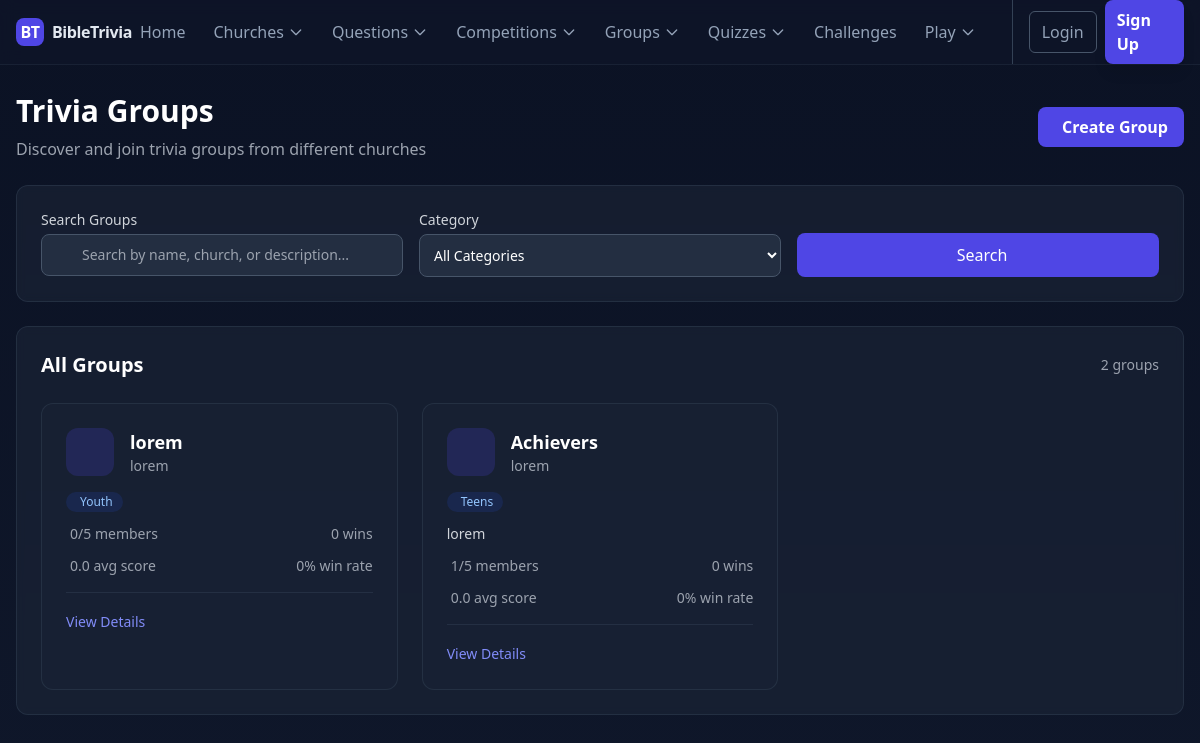
Page /groups/ on the earlier database version.
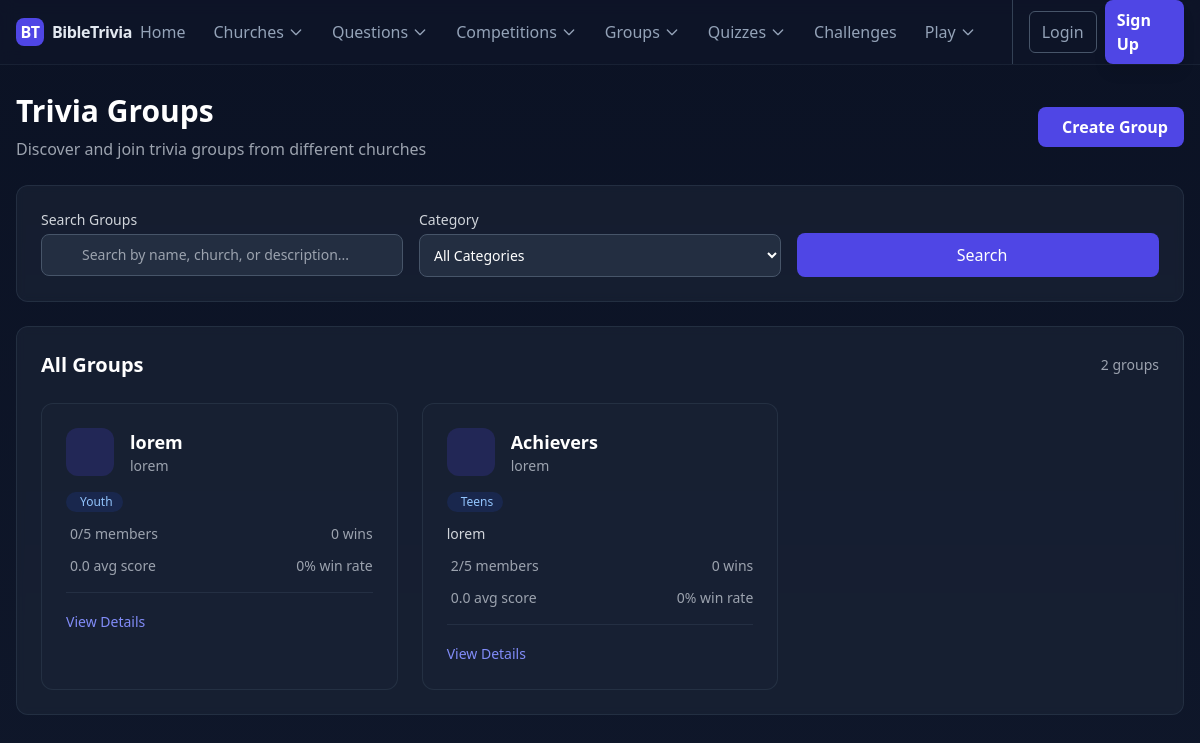
Same page on the later database version.
### home/models.py (models this page shows, shortened)
class TimeStampedModel(models.Model):
    created_at = models.DateTimeField(auto_now_add=True)
    updated_at = models.DateTimeField(auto_now=True)
    class Meta:
        abstract = True

class TriviaGroup(TimeStampedModel):
    category = [
        ('Adults', 'Adults'),
        ('Youth', 'Youth'),
        ('Children', 'Children'),
        ('Senior', 'Senior'),
        ('Junior', 'Junior'),
        ('Teens', 'Teens'),
    ]
    uuid = models.UUIDField(default=uuid.uuid4, unique=True, editable=False)
    name = models.CharField(max_length=255)
    slug = models.SlugField(max_length=255, unique=True, blank=True)
    category = models.CharField(max_length=20, choices=category)
    church = models.ForeignKey(
        Church,
        on_delete=models.CASCADE,
        related_name='trivia_groups'
    )
    description = models.TextField(blank=True, null=True)
    max_members = models.PositiveIntegerField(default=5)
    is_active = models.BooleanField(default=True)
    patron = models.ForeignKey(settings.AUTH_USER_MODEL, on_delete=models.CASCADE, related_name='patroned_groups')
    captain = models.ForeignKey(settings.AUTH_USER_MODEL, on_delete=models.CASCADE, related_name='captained_groups')
    members = models.ManyToManyField(settings.AUTH_USER_MODEL, related_name='trivia_groups')
    total_competitions = models.PositiveIntegerField(default=0)
    wins = models.PositiveIntegerField(default=0)
    total_points = models.PositiveIntegerField(default=0)
    average_score = models.DecimalField(max_digits=5, decimal_places=2, default=0.00)
    class Meta:
        ordering = ['church__name', 'name']
        unique_together = ['church', 'name']
        indexes = [
            models.Index(fields=["slug"]),
            models.Index(fields=["church", "is_active"]),
            models.Index(fields=["category"]),
        ]
        verbose_name = "Trivia Group"
        verbose_name_plural = "Trivia Groups"
    @property
    def win_rate(self):
        if self.total_competitions == 0:
            return 0
        return round((self.wins / self.total_competitions) * 100, 1)

class Church(TimeStampedModel):
    uuid = models.UUIDField(default=uuid.uuid4,unique=True, editable=False)
    name = models.CharField(max_length=255, unique=True)
    slug = models.SlugField(max_length=255, unique=True, blank=True)
    category = models.ForeignKey(
        ChurchCategory,
        on_delete=models.PROTECT,
        related_name='churches'
    )
    address = models.CharField(max_length=255, blank=True)
    city = models.CharField(max_length=100, blank=True)
    location = models.CharField(max_length=100, blank=True)
    country = models.CharField(max_length=100, default='Kenya')
    contact_email = models.EmailField(blank=True, null=True)
    phone_number = models.CharField(max_length=100, blank=True, null=True)
    website = models.URLField(blank=True, null=True)
    logo = models.ImageField(upload_to='church_logos/', blank=True, null=True)
    established_year = models.PositiveIntegerField(blank=True, null=True)
    manager = models.ForeignKey(
        settings.AUTH_USER_MODEL,
        on_delete=models.CASCADE,
        related_name='managed_churches',
        help_text='User who manages/created this church'
    )
    is_active = models.BooleanField(default=True)
    class Meta:
        ordering = ['name']
        indexes = [
            models.Index(fields=["slug"]),
            models.Index(fields=["is_active"]),
        ]

### home/views.py (the view)
# urls.py: path('groups/', TriviaGroupListView.as_view(), name='group_list'),
class TriviaGroupListView(ListView):
    model = TriviaGroup
    template_name = 'home/group_list.html'
    context_object_name = 'groups'
    paginate_by = 20
    def get_queryset(self):
        queryset = TriviaGroup.objects.filter(is_active=True).select_related('church', 'patron', 'captain')
        search_query = self.request.GET.get('search', '')
        if search_query:
            queryset = queryset.filter(
                Q(name__icontains=search_query) |
                Q(church__name__icontains=search_query) |
                Q(description__icontains=search_query)
            )
        category_filter = self.request.GET.get('category', '')
        if category_filter:
            queryset = queryset.filter(category=category_filter)
        return queryset.order_by('-created_at')
    def get_context_data(self, **kwargs):
        context = super().get_context_data(**kwargs)
        context['search_query'] = self.request.GET.get('search', '')
        context['category_filter'] = self.request.GET.get('category', '')
        context['categories'] = TriviaGroup._meta.get_field('category').choices
        context['total_groups'] = self.get_queryset().count()
        return context

### home/templates/home/group_list.html (shortened to what the changed rows need)
{% extends 'base.html' %}
{% block content %}
<div class="space-y-6">
    <div class="flex flex-col md:flex-row md:items-center md:justify-between">
        <div>
            <h1 class="text-3xl font-bold text-white mb-2">Trivia Groups</h1>
        </div>
    </div>
    <div class="bg-slate-800/50 backdrop-blur-sm rounded-xl p-6 border border-slate-700/50">
        <div class="flex items-center justify-between mb-6">
            <h2 class="text-xl font-semibold text-white">
                {% if search_query or category_filter %}
                    Search Results
                {% else %}
                    All Groups
                {% endif %}
            </h2>
        </div>
        {% if object_list %}
            <div class="grid grid-cols-1 md:grid-cols-2 lg:grid-cols-3 gap-6">
                {% for group in object_list %}
                <div class="bg-slate-800/30 rounded-xl p-6 border border-slate-700/50 hover:border-slate-600/50 transition-colors">
                    <div class="flex items-start justify-between mb-4">
                        <div class="flex-shrink-0 h-12 w-12 rounded-xl bg-indigo-600/20 text-indigo-300 flex items-center justify-center text-xl mr-4">
                        </div>
                        <div class="flex-1 min-w-0">
                            <h3 class="text-lg font-semibold text-white truncate">
                                <a href="{% url 'group_detail' slug=group.slug %}" class="hover:text-indigo-400 transition-colors">
                                    {{ group.name }}
                                </a>
                            </h3>
                            <p class="text-sm text-gray-400 truncate">{{ group.church.name }}</p>
                        </div>
                    </div>
                    <div class="space-y-3">
                        <div class="flex items-center">
                            <span class="inline-flex items-center px-2.5 py-0.5 rounded-full text-xs font-medium bg-blue-900/30 text-blue-300">
                                {{ group.get_category_display }}
                            </span>
                        </div>
                        {% if group.description %}
                        <p class="text-sm text-gray-300 line-clamp-2">{{ group.description }}</p>
                        {% endif %}
                        <div class="flex items-center justify-between text-sm text-gray-400">
                            <div class="flex items-center">
                                {{ group.members.count }}/{{ group.max_members }} members
                            </div>
                            <div class="flex items-center">
                                {{ group.wins }} wins
                            </div>
                        </div>
                        <div class="flex items-center justify-between">
                            <div class="text-sm text-gray-400">
                                {{ group.average_score|floatformat:1 }} avg score
                            </div>
                            <div class="text-sm text-gray-400">
                                {{ group.win_rate }}% win rate
                            </div>
                        </div>
                    </div>
                    <div class="mt-4 pt-4 border-t border-slate-700/50">
                        <a href="{% url 'group_detail' slug=group.slug %}"
                           class="inline-flex items-center text-sm font-medium text-indigo-400 hover:text-indigo-300 transition-colors">
                            View Details
                        </a>
                    </div>
                </div>
                {% endfor %}
            </div>
        {% endif %}
    </div>
</div>
{% endblock %}

Differences in the rows shown:
changed TriviaGroup "Achievers": members.count "1" → "2"
